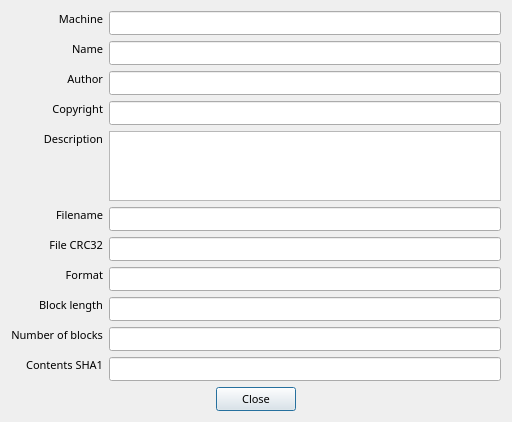
<?xml version="1.0" encoding="UTF-8"?>
<ui version="4.0">
 <class>cass80InfoDlg</class>
 <widget class="QDialog" name="cass80InfoDlg">
  <property name="geometry">
   <rect>
    <x>0</x>
    <y>0</y>
    <width>512</width>
    <height>404</height>
   </rect>
  </property>
  <property name="font">
   <font>
    <family>Source Code Pro</family>
    <pointsize>9</pointsize>
   </font>
  </property>
  <property name="windowTitle">
   <string>Cassette image information</string>
  </property>
  <layout class="QGridLayout" name="gridLayout">
   <item row="5" column="1">
    <widget class="QLineEdit" name="le_filename">
     <property name="enabled">
      <bool>true</bool>
     </property>
     <property name="font">
      <font>
       <family>Source Code Pro</family>
       <pointsize>8</pointsize>
      </font>
     </property>
     <property name="readOnly">
      <bool>false</bool>
     </property>
     <property name="placeholderText">
      <string comment="Cassette filename"/>
     </property>
    </widget>
   </item>
   <item row="10" column="0">
    <widget class="QLabel" name="lb_digest">
     <property name="font">
      <font>
       <pointsize>8</pointsize>
      </font>
     </property>
     <property name="text">
      <string>Contents SHA1</string>
     </property>
     <property name="alignment">
      <set>Qt::AlignRight|Qt::AlignTop|Qt::AlignTrailing</set>
     </property>
    </widget>
   </item>
   <item row="5" column="0">
    <widget class="QLabel" name="lb_filename">
     <property name="font">
      <font>
       <pointsize>8</pointsize>
      </font>
     </property>
     <property name="text">
      <string>Filename</string>
     </property>
     <property name="alignment">
      <set>Qt::AlignRight|Qt::AlignTop|Qt::AlignTrailing</set>
     </property>
    </widget>
   </item>
   <item row="8" column="1">
    <widget class="QLineEdit" name="le_blen">
     <property name="enabled">
      <bool>true</bool>
     </property>
     <property name="font">
      <font>
       <family>Source Code Pro</family>
       <pointsize>8</pointsize>
      </font>
     </property>
     <property name="readOnly">
      <bool>false</bool>
     </property>
     <property name="placeholderText">
      <string comment="128" extracomment="Length of (SYSTEM) blocks"/>
     </property>
    </widget>
   </item>
   <item row="0" column="0">
    <widget class="QLabel" name="lb_machine">
     <property name="font">
      <font>
       <pointsize>8</pointsize>
      </font>
     </property>
     <property name="text">
      <string>Machine</string>
     </property>
     <property name="alignment">
      <set>Qt::AlignRight|Qt::AlignTop|Qt::AlignTrailing</set>
     </property>
    </widget>
   </item>
   <item row="8" column="0">
    <widget class="QLabel" name="lb_blen">
     <property name="font">
      <font>
       <pointsize>8</pointsize>
      </font>
     </property>
     <property name="text">
      <string>Block length</string>
     </property>
     <property name="alignment">
      <set>Qt::AlignRight|Qt::AlignTop|Qt::AlignTrailing</set>
     </property>
    </widget>
   </item>
   <item row="4" column="1">
    <widget class="QTextBrowser" name="tb_hdr_description">
     <property name="enabled">
      <bool>true</bool>
     </property>
     <property name="font">
      <font>
       <family>Source Code Pro</family>
       <pointsize>8</pointsize>
      </font>
     </property>
     <property name="lineWrapMode">
      <enum>QTextEdit::NoWrap</enum>
     </property>
     <property name="openLinks">
      <bool>false</bool>
     </property>
    </widget>
   </item>
   <item row="7" column="0">
    <widget class="QLabel" name="lb_format">
     <property name="font">
      <font>
       <pointsize>8</pointsize>
      </font>
     </property>
     <property name="text">
      <string>Format</string>
     </property>
     <property name="alignment">
      <set>Qt::AlignRight|Qt::AlignTop|Qt::AlignTrailing</set>
     </property>
    </widget>
   </item>
   <item row="9" column="1">
    <widget class="QLineEdit" name="le_nblocks">
     <property name="enabled">
      <bool>true</bool>
     </property>
     <property name="font">
      <font>
       <family>Source Code Pro</family>
       <pointsize>8</pointsize>
      </font>
     </property>
     <property name="readOnly">
      <bool>false</bool>
     </property>
    </widget>
   </item>
   <item row="2" column="0">
    <widget class="QLabel" name="lb_hdr_author">
     <property name="font">
      <font>
       <pointsize>8</pointsize>
      </font>
     </property>
     <property name="text">
      <string>Author</string>
     </property>
     <property name="alignment">
      <set>Qt::AlignRight|Qt::AlignTop|Qt::AlignTrailing</set>
     </property>
    </widget>
   </item>
   <item row="2" column="1">
    <widget class="QLineEdit" name="le_hdr_author">
     <property name="enabled">
      <bool>true</bool>
     </property>
     <property name="font">
      <font>
       <family>Source Code Pro</family>
       <pointsize>8</pointsize>
      </font>
     </property>
     <property name="readOnly">
      <bool>false</bool>
     </property>
     <property name="placeholderText">
      <string comment="Header author"/>
     </property>
    </widget>
   </item>
   <item row="9" column="0">
    <widget class="QLabel" name="lb_nblocks">
     <property name="font">
      <font>
       <pointsize>8</pointsize>
      </font>
     </property>
     <property name="text">
      <string>Number of blocks</string>
     </property>
     <property name="alignment">
      <set>Qt::AlignRight|Qt::AlignTop|Qt::AlignTrailing</set>
     </property>
    </widget>
   </item>
   <item row="13" column="0" colspan="2">
    <widget class="QDialogButtonBox" name="buttonBox">
     <property name="font">
      <font>
       <pointsize>8</pointsize>
      </font>
     </property>
     <property name="orientation">
      <enum>Qt::Horizontal</enum>
     </property>
     <property name="standardButtons">
      <set>QDialogButtonBox::Close</set>
     </property>
     <property name="centerButtons">
      <bool>true</bool>
     </property>
    </widget>
   </item>
   <item row="7" column="1">
    <widget class="QLineEdit" name="le_format">
     <property name="enabled">
      <bool>true</bool>
     </property>
     <property name="font">
      <font>
       <family>Source Code Pro</family>
       <pointsize>8</pointsize>
      </font>
     </property>
     <property name="readOnly">
      <bool>false</bool>
     </property>
     <property name="placeholderText">
      <string comment="Cassette format" extracomment="One of BASIC or SYSTEM"/>
     </property>
    </widget>
   </item>
   <item row="1" column="1">
    <widget class="QLineEdit" name="le_hdr_name">
     <property name="enabled">
      <bool>true</bool>
     </property>
     <property name="font">
      <font>
       <family>Source Code Pro</family>
       <pointsize>8</pointsize>
      </font>
     </property>
     <property name="readOnly">
      <bool>false</bool>
     </property>
     <property name="placeholderText">
      <string comment="Header name"/>
     </property>
    </widget>
   </item>
   <item row="3" column="1">
    <widget class="QLineEdit" name="le_hdr_copyright">
     <property name="enabled">
      <bool>true</bool>
     </property>
     <property name="font">
      <font>
       <family>Source Code Pro</family>
       <pointsize>8</pointsize>
      </font>
     </property>
     <property name="readOnly">
      <bool>false</bool>
     </property>
     <property name="placeholderText">
      <string comment="Header copyright"/>
     </property>
    </widget>
   </item>
   <item row="3" column="0">
    <widget class="QLabel" name="lb_hdr_copyright">
     <property name="font">
      <font>
       <pointsize>8</pointsize>
      </font>
     </property>
     <property name="text">
      <string>Copyright</string>
     </property>
     <property name="alignment">
      <set>Qt::AlignRight|Qt::AlignTop|Qt::AlignTrailing</set>
     </property>
    </widget>
   </item>
   <item row="10" column="1">
    <widget class="QLineEdit" name="le_digest">
     <property name="enabled">
      <bool>true</bool>
     </property>
     <property name="font">
      <font>
       <family>Source Code Pro</family>
       <pointsize>8</pointsize>
      </font>
     </property>
     <property name="readOnly">
      <bool>false</bool>
     </property>
     <property name="placeholderText">
      <string comment="SHA1 hash" extracomment="badbadbadbadbadbadbadbadbadbadbadbadbad"/>
     </property>
    </widget>
   </item>
   <item row="0" column="1">
    <widget class="QLineEdit" name="le_machine">
     <property name="enabled">
      <bool>true</bool>
     </property>
     <property name="font">
      <font>
       <family>Source Code Pro</family>
       <pointsize>8</pointsize>
      </font>
     </property>
     <property name="text">
      <string/>
     </property>
     <property name="readOnly">
      <bool>false</bool>
     </property>
     <property name="placeholderText">
      <string comment="Machine type"/>
     </property>
    </widget>
   </item>
   <item row="1" column="0">
    <widget class="QLabel" name="lb_hdr_name">
     <property name="font">
      <font>
       <pointsize>8</pointsize>
      </font>
     </property>
     <property name="text">
      <string>Name</string>
     </property>
     <property name="alignment">
      <set>Qt::AlignRight|Qt::AlignTop|Qt::AlignTrailing</set>
     </property>
    </widget>
   </item>
   <item row="12" column="0">
    <spacer name="verticalSpacer">
     <property name="font">
      <font>
       <pointsize>8</pointsize>
      </font>
     </property>
     <property name="orientation">
      <enum>Qt::Vertical</enum>
     </property>
     <property name="sizeHint" stdset="0">
      <size>
       <width>20</width>
       <height>84</height>
      </size>
     </property>
    </spacer>
   </item>
   <item row="4" column="0">
    <widget class="QLabel" name="lb_hdr_description">
     <property name="font">
      <font>
       <pointsize>8</pointsize>
      </font>
     </property>
     <property name="text">
      <string>Description</string>
     </property>
     <property name="alignment">
      <set>Qt::AlignRight|Qt::AlignTop|Qt::AlignTrailing</set>
     </property>
    </widget>
   </item>
   <item row="6" column="0">
    <widget class="QLabel" name="lb_crc32">
     <property name="font">
      <font>
       <pointsize>8</pointsize>
      </font>
     </property>
     <property name="text">
      <string>File CRC32</string>
     </property>
     <property name="alignment">
      <set>Qt::AlignRight|Qt::AlignTop|Qt::AlignTrailing</set>
     </property>
    </widget>
   </item>
   <item row="6" column="1">
    <widget class="QLineEdit" name="le_crc32">
     <property name="enabled">
      <bool>true</bool>
     </property>
     <property name="font">
      <font>
       <family>Source Code Pro</family>
       <pointsize>8</pointsize>
      </font>
     </property>
     <property name="readOnly">
      <bool>false</bool>
     </property>
     <property name="placeholderText">
      <string comment="file CRC32" extracomment="deadbeef"/>
     </property>
    </widget>
   </item>
  </layout>
 </widget>
 <tabstops>
  <tabstop>le_machine</tabstop>
  <tabstop>le_hdr_name</tabstop>
  <tabstop>le_hdr_author</tabstop>
  <tabstop>le_hdr_copyright</tabstop>
  <tabstop>tb_hdr_description</tabstop>
  <tabstop>le_filename</tabstop>
  <tabstop>le_format</tabstop>
  <tabstop>le_blen</tabstop>
  <tabstop>le_nblocks</tabstop>
 </tabstops>
 <resources/>
 <connections>
  <connection>
   <sender>buttonBox</sender>
   <signal>accepted()</signal>
   <receiver>cass80InfoDlg</receiver>
   <slot>accept()</slot>
   <hints>
    <hint type="sourcelabel">
     <x>378</x>
     <y>429</y>
    </hint>
    <hint type="destinationlabel">
     <x>157</x>
     <y>274</y>
    </hint>
   </hints>
  </connection>
  <connection>
   <sender>buttonBox</sender>
   <signal>rejected()</signal>
   <receiver>cass80InfoDlg</receiver>
   <slot>reject()</slot>
   <hints>
    <hint type="sourcelabel">
     <x>446</x>
     <y>429</y>
    </hint>
    <hint type="destinationlabel">
     <x>286</x>
     <y>274</y>
    </hint>
   </hints>
  </connection>
 </connections>
</ui>
